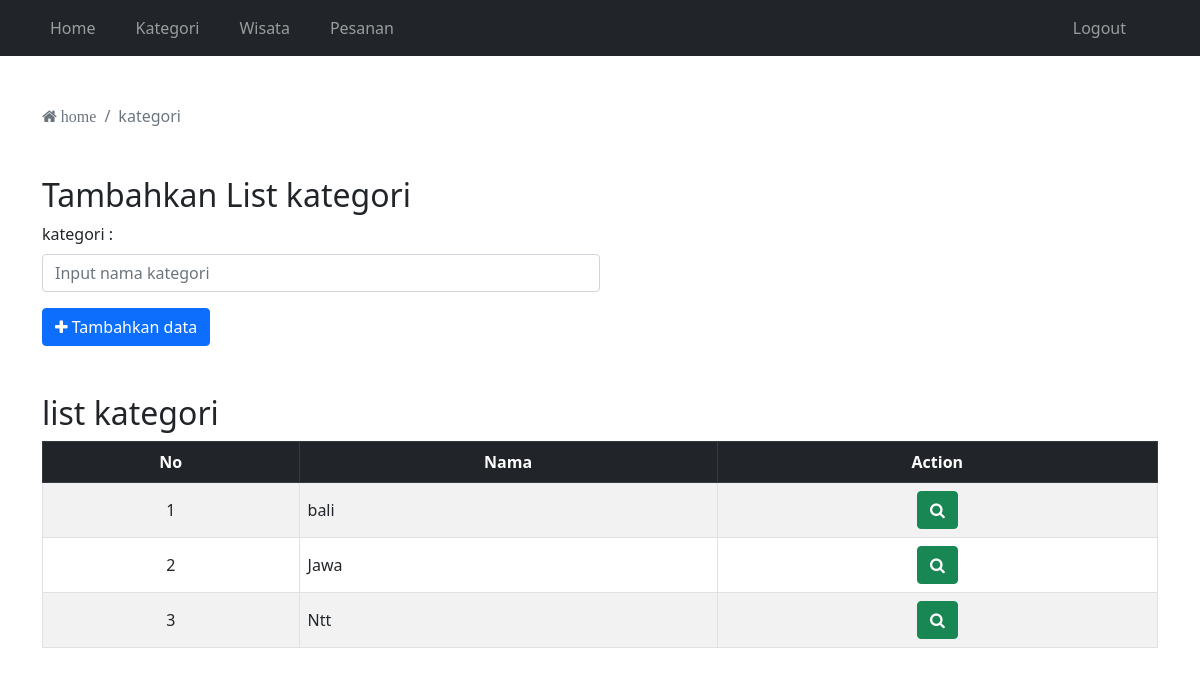
Page /adminpanel/kategori.php (signed in) on the committed database.
### tables this page shows
CREATE TABLE `kategori` (
  `id` int(11) NOT NULL,
  `nama` varchar(255) NOT NULL
);

### adminpanel/kategori.php (the view, shortened to what this page needs)
<?php
    require "../koneksi.php";
    $querykategori = mysqli_query($conn, "SELECT * FROM kategori");
    $jumlahkategori = mysqli_num_rows($querykategori);
?>
<!DOCTYPE html>
<html lang="en">
<head>
    <link href="../css-boostrap/bootstrap.min.css" rel="stylesheet" />
    <link rel="stylesheet" href="../fontawesome/css/font-awesome.min.css">
</head>
<body>
<?php require "navbar.php"?>
    <div class="container mt-5">
        <nav aria-label="breadcrumb">
            <ol class="breadcrumb">
                <li class="breadcrumb-item active" aria-current="page">
                    <a href="../adminpanel/" class="no-decoration text-muted"><i class="fa fa-home" aria-hidden="true"> home</i></a>
                </li>
                <li class="breadcrumb-item active" aria-current="page">
                kategori
                </li>
            </ol>
        </nav>
    <div class="my-5 col-12 col-md-6">
        <h2>Tambahkan List kategori</h2>
        <form action="" method="post">
            <div>
                <label for="kategori" class="mb-2">kategori :</label>
                <input type="text" id="kategori" name="kategori" placeholder="Input nama kategori" class="form-control">
            <div class="mt-3">
                <button class="btn btn-primary" type="submit" name="simpan_kategori">
                <i class="fa fa-plus" aria-hidden="true"></i> Tambahkan data
                </button>
            </div>
            </div>
        </form>
    </div>
        <div class="mt-3">
            <h2>list kategori</h2>
            <div class="table-responsive mt-2 center-table">
                <table class="table table-bordered table-striped">
                    <thead class="table-dark">
                        <tr>
                            <th class="text-center">No</th>
                            <th class="text-center">Nama</th>
                            <th class="text-center">Action</th>
                        </tr>
                    </thead>
                    <tbody>
                       <?php
                        if($jumlahkategori==0){
                        ?>
                            <tr>
                                <td colspan=3 class="text-center">Data kategori Tidak tersedia</td>
                            </tr>
                        <?php
                        }
                        else{
                            $jumlah = 1;
                            while($data=mysqli_fetch_array($querykategori)){
                            ?>
                                <tr>
                                    <td class="text-center align-middle"> <?php echo $jumlah; ?></td>
                                    <td class="align-middle"> <?php echo $data['nama']?></td>
                                    <td class="text-center align-middle"><a href="kategori-detail.php?p=<?php echo $data['id']?>" type="button" class="btn btn-success">
                                    <i class="fa fa-search" aria-hidden="true"></i>
                                </tr>
                            <?php
                            $jumlah++;
                                   }
                        }
                       ?>
                    </tbody>
                </table>
            </div>
        </div>
</body>
</html>

### adminpanel/kategori.php (style rules this page uses)
.no-decoration { text-decoration: none; }

### rows in the picture
kategori: nama "bali"
kategori: nama "Jawa"
kategori: nama "Ntt"
